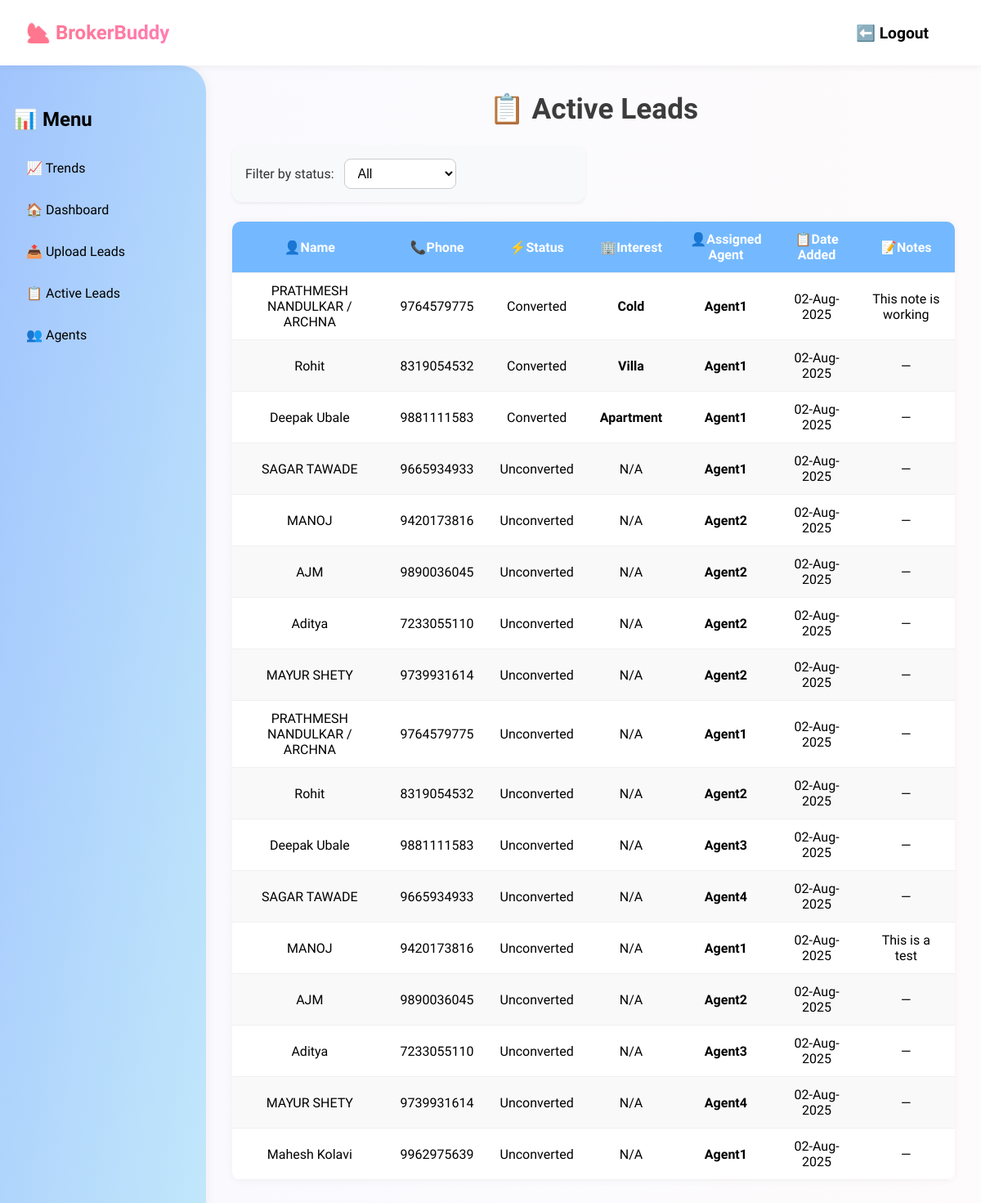
/active-leads (signed in), run on the app's committed database.
### app/models.py (models this page shows)
class Lead(Base):
    __tablename__ = "leads"
    id = Column(Integer, primary_key=True, index=True)
    name = Column(String, nullable=False)
    phone = Column(String, nullable=False)
    assigned_to = Column(Integer, ForeignKey("users.id"), nullable=True)
    status = Column(String, default="unconverted")
    converted = Column(Boolean, default=False)
    property_type = Column(String, nullable=True)
    created_at = Column(DateTime, default=datetime.utcnow)
    updated_at = Column(DateTime(timezone=True), default=func.now(), onupdate=func.now())
    agent = relationship("User", backref="leads")
    notes = Column(Text, nullable=True)

class User(Base):
    __tablename__ = "users"
    id = Column(Integer, primary_key=True, index=True)
    username = Column(String, unique=True, index=True)
    password = Column(String)  # plaintext for now (we’ll hash later)
    email = Column(String, unique=True, index=True)
    role = Column(String, default="agent")
    status = Column(String, default="Active")

### app/dashboard/routes.py (the view)
@router.get("/active-leads", response_class=HTMLResponse)
def show_leads(request: Request, status: str = "all", db: Session = Depends(get_db)):
    user = get_current_user(request, db)
    if user.role != "admin":
        return RedirectResponse("/my-leads")
    query = db.query(Lead)
    if status == "converted":
        query = query.filter(Lead.status == "converted")
    elif status == "unconverted":
        query = query.filter(Lead.status != "converted")
    elif status == "waiting":
        query = query.filter(Lead.status == None)
    leads = query.all()
    return templates.TemplateResponse("active_leads.html", {
        "request": request,
        "leads": leads,
        "status_filter": status,
        "user": user
    })

### app/templates/active_leads.html (shortened to what this page needs)
{% extends "base.html" %}
{% block content %}
<div class="page-title">📋 Active Leads</div>
<form method="get" action="/active-leads" class="mb-4">
  <label for="status">Filter by status:</label>
  <select name="status" id="status" onchange="this.form.submit()">
    <option value="all" {% if status_filter == 'all' %}selected{% endif %}>All</option>
  </select>
</form>
{% if leads %}
<table class="styled-table">
    <thead>
        <tr>
            <th>👤Name</th>
            <th>📞Phone</th>
            <th>⚡Status</th>
            <th>🏢Interest</th>
            <th>👤Assigned Agent</th>
            <th>📋Date Added</th>
            <th>📝Notes</th>
        </tr>
    </thead>
    <tbody>
        {% for lead in leads %}
        <tr>
            <td>{{ lead.name }}</td>
            <td>{{ lead.phone }}</td>
            <td>{{ lead.status|title or "Needs to be Assigned" }}</td>
            <td>
                {% if lead.property_type %}
                <strong>{{ lead.property_type|title }}</strong>
                {% else %}
                <span class="text-gray-500 font-semibold">N/A</span>
                {% endif %}
            </td>
            <td>{% if lead.agent %}<strong>{{ lead.agent.username|title }}</strong>
            {% else %}
            <span class="text-gray-500 italic">Unassigned</span>
            {% endif %}
            </td>
            <td>{{ lead.created_at.strftime('%d-%b-%Y') }}</td>
            <td>
                <div class="p-2 bg-gray-100 rounded-xl text-sm text-gray-800 whitespace-pre-wrap">
                    {{ lead.notes if lead.notes else "—" }}
                </div>
            </td>
        </tr>
        {% endfor %}
    </tbody>
</table>
{% else %}
<div class="empty-state">
    <p>No leads uploaded yet 🚫</p>
    <p><a href="/upload-leads">Upload leads here</a></p>
</div>
{% endif %}
{% endblock %}

### app/static/style.css (style rules this page uses)
body { margin: 0; font-family: 'Quicksand', sans-serif; }
.page-title { font-size: 2rem; font-weight: bold; color: #4f46e5; margin-top: 0rem; margin-bottom: 1rem; text-align: center; }
.styled-table { width: 100%; border-collapse: collapse; font-size: 1rem; background-color: #fff; border-radius: 10px; overflow: hidden; box-shadow: 0 0 15px rgba(0, 0, 0, 0.1); }
.styled-table thead { background-color: #e0e7ff; color: #1e3a8a; }
.styled-table th, .styled-table td { padding: 12px 15px; text-align: center; }
.styled-table tbody tr { border-top: 1px solid #ddd; }
.page-title { font-size: 2.2rem; font-weight: bold; margin-bottom: 1.5rem; color: #3c3c3c; text-shadow: 1px 1px 0 #fff; }
html, body { margin: 0; padding: 0; height: 100%; max-height: 100vh; overflow-y: hidden; overflow-x: hidden; }
form.mb-4 { display: flex; align-items: center; gap: 0.75rem; background: #f8f9fa; padding: 1rem; border-radius: 12px; box-shadow: 0 2px 4px rgba(0,0,0,0.06); margin-bottom: 1.5rem; max-width: 400px; }
form.mb-4 label { font-weight: 500; color: #333; }
form.mb-4 select { padding: 0.5rem 0.75rem; border-radius: 8px; border: 1px solid #ccc; font-size: 1rem; background-color: white; cursor: pointer; transition: border-color 0.2s; }
.styled-table { width: 100%; border-collapse: collapse; border-radius: 10px; overflow: hidden; box-shadow: 0 0 10px rgba(0,0,0,0.05); background-color: #fff; }
.styled-table thead { background-color: #74b9ff; color: white; text-align: center; }
.styled-table th, .styled-table td { padding: 0.75rem 1rem; border-bottom: 1px solid #f0f0f0; }
.styled-table tbody tr:nth-child(even) { background-color: #f9f9f9; }

### data on the page
Lead: name "PRATHMESH NANDULKAR / ARCHNA", phone "9764579775", status "Converted", property_type "Cold", agent.username "Agent1", created_at "02-Aug-2025", notes "This note is working"
Lead: name "Rohit", phone "8319054532", status "Converted", property_type "Villa", agent.username "Agent1", created_at "02-Aug-2025", notes "—"
Lead: name "Deepak Ubale", phone "9881111583", status "Converted", property_type "Apartment", agent.username "Agent1", created_at "02-Aug-2025", notes "—"
Lead: name "SAGAR TAWADE", phone "9665934933", status "Unconverted", shows "N/A", agent.username "Agent1", created_at "02-Aug-2025", notes "—"
Lead: name "MANOJ", phone "9420173816", status "Unconverted", shows "N/A", agent.username "Agent2", created_at "02-Aug-2025", notes "—"
Lead: name "AJM", phone "9890036045", status "Unconverted", shows "N/A", agent.username "Agent2", created_at "02-Aug-2025", notes "—"
Lead: name "Aditya", phone "7233055110", status "Unconverted", shows "N/A", agent.username "Agent2", created_at "02-Aug-2025", notes "—"
Lead: name "MAYUR SHETY", phone "9739931614", status "Unconverted", shows "N/A", agent.username "Agent2", created_at "02-Aug-2025", notes "—"
Lead: name "PRATHMESH NANDULKAR / ARCHNA", phone "9764579775", status "Unconverted", shows "N/A", agent.username "Agent1", created_at "02-Aug-2025", notes "—"
Lead: name "Rohit", phone "8319054532", status "Unconverted", shows "N/A", agent.username "Agent2", created_at "02-Aug-2025", notes "—"
Lead: name "Deepak Ubale", phone "9881111583", status "Unconverted", shows "N/A", agent.username "Agent3", created_at "02-Aug-2025", notes "—"
Lead: name "SAGAR TAWADE", phone "9665934933", status "Unconverted", shows "N/A", agent.username "Agent4", created_at "02-Aug-2025", notes "—"
Lead: name "MANOJ", phone "9420173816", status "Unconverted", shows "N/A", agent.username "Agent1", created_at "02-Aug-2025", notes "This is a test"
Lead: name "AJM", phone "9890036045", status "Unconverted", shows "N/A", agent.username "Agent2", created_at "02-Aug-2025", notes "—"
Lead: name "Aditya", phone "7233055110", status "Unconverted", shows "N/A", agent.username "Agent3", created_at "02-Aug-2025", notes "—"
Lead: name "MAYUR SHETY", phone "9739931614", status "Unconverted", shows "N/A", agent.username "Agent4", created_at "02-Aug-2025", notes "—"
Lead: name "Mahesh Kolavi", phone "9962975639", status "Unconverted", shows "N/A", agent.username "Agent1", created_at "02-Aug-2025", notes "—"
